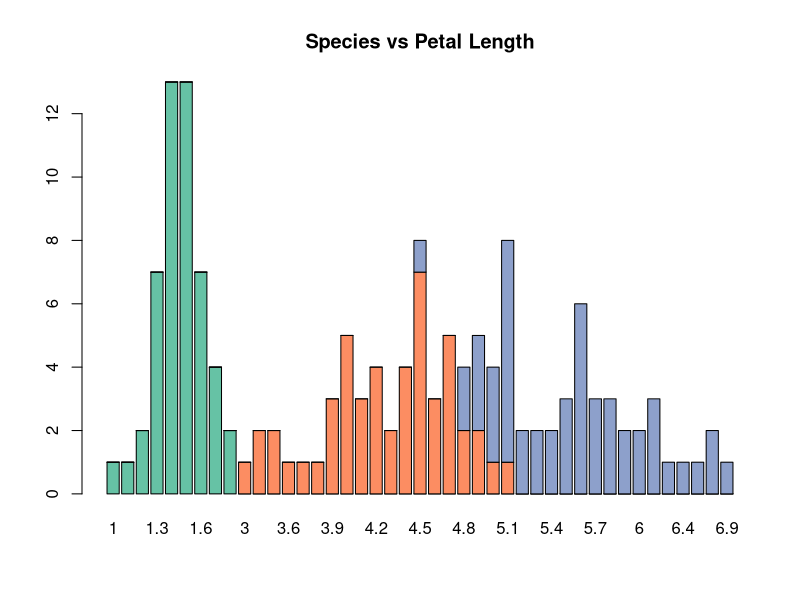

Reproduce this figure in R.
data("iris")
#print(iris)

#1(b): Load the package RColorBrewer and create stacked bar plot to show the comparison
# between cumulative totals across "Species" and "Petal Length". The RColorBrewer
# package is normally used to manage colors with R

#install.packages("RColorBrewer")
library(RColorBrewer)
dataset <- table(iris$Species, iris$Petal.Length)
print(dataset)
barplot(dataset, col= brewer.pal(3, "Set2"), main = "Species vs Petal Length")